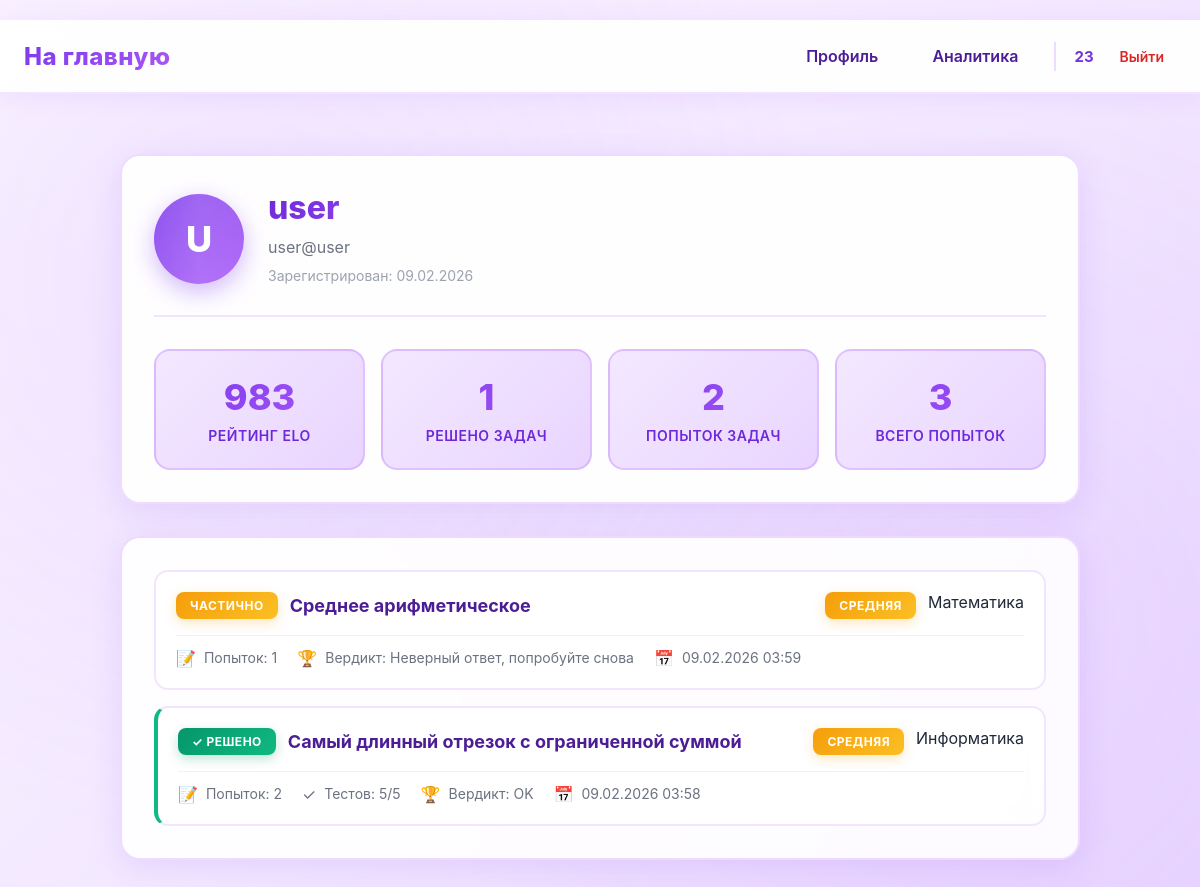
/admin/profile/11 (signed in), run on the app's committed database.
### data/users.py (models this page shows, shortened)
class User(SqlAlchemyBase, UserMixin):
    __tablename__ = 'users'
    id = sqlalchemy.Column(sqlalchemy.Integer,
                           primary_key=True, autoincrement=True)
    name = sqlalchemy.Column(sqlalchemy.String, nullable=True)
    email = sqlalchemy.Column(sqlalchemy.String,
                              index=True, unique=True, nullable=True)
    hashed_password = sqlalchemy.Column(sqlalchemy.String, nullable=True)
    elo_rating = sqlalchemy.Column(sqlalchemy.Float, default=1000)
    admin = sqlalchemy.Column(sqlalchemy.Boolean, default=0)
    ban = sqlalchemy.Column(sqlalchemy.Boolean, default=0)
    created_date = sqlalchemy.Column(sqlalchemy.DateTime,
                                     default=datetime.datetime.now)
    submissions = orm.relationship("Submissions", back_populates="user")

### data/tasks.py (models this page shows)
class Tasks(SqlAlchemyBase):
    __tablename__ = 'tasks'
    id = sqlalchemy.Column(sqlalchemy.Integer,
                           primary_key=True, autoincrement=True)
    subject = sqlalchemy.Column(sqlalchemy.Text, nullable=True)
    title = sqlalchemy.Column(sqlalchemy.Text, nullable=True)
    statement = sqlalchemy.Column(sqlalchemy.Text, nullable=True)
    input_format = sqlalchemy.Column(sqlalchemy.Text, nullable=True)
    output_format = sqlalchemy.Column(sqlalchemy.Text, nullable=True)
    memory_limit = sqlalchemy.Column(sqlalchemy.Integer, nullable=True)
    time_limit = sqlalchemy.Column(sqlalchemy.Integer, nullable=True)
    difficulty = sqlalchemy.Column(sqlalchemy.Text, nullable=True)
    created_at = sqlalchemy.Column(sqlalchemy.DateTime,
                                     default=datetime.datetime.now)
    task_tests = orm.relationship("TaskTest", back_populates='tasks')
    submissions = orm.relationship("Submissions", back_populates="tasks")
    theme = sqlalchemy.Column(sqlalchemy.Text, nullable=True)

### data/submissions.py (models this page shows)
class Submissions(SqlAlchemyBase):
    __tablename__ = 'submissions'
    id = sqlalchemy.Column(sqlalchemy.Integer,
                           primary_key=True, autoincrement=True)
    user_id = sqlalchemy.Column(sqlalchemy.Integer,
                                sqlalchemy.ForeignKey("users.id"))
    task_id = sqlalchemy.Column(sqlalchemy.Integer,
                                sqlalchemy.ForeignKey("tasks.id"))
    total_tests = sqlalchemy.Column(sqlalchemy.Integer, nullable=True)
    verdict = sqlalchemy.Column(sqlalchemy.Text, nullable=True)
    created_at = sqlalchemy.Column(sqlalchemy.DateTime,
                                     default=datetime.datetime.now)
    tasks = orm.relationship('Tasks', back_populates="submissions")
    user = orm.relationship("User", back_populates="submissions")

### main.py (the view)
@app.route('/profile')
@app.route('/profile/<int:user_id>')
@app.route('/admin/profile/<int:user_id>')
@login_required
@user_ban
def profile(user_id=None):
    subject = session.get('subject')
    db_sess = db_session.create_session()
    if user_id is None:
        user = current_user
    else:
        user = db_sess.get(User, user_id)
        if not user:
            abort(404)
    all_submissions = db_sess.query(Submissions).filter(
        Submissions.user_id == user.id
    ).order_by(Submissions.created_at.desc()).all()
    tasks_stats = {}
    for submission in all_submissions:
        task_id = submission.task_id
        task_task = db_sess.get(Tasks, task_id)
        if task_id not in tasks_stats:
            tasks_stats[task_id] = {
                'task': submission.tasks,
                'best_submission': submission,
                'attempts': 1,
                'solved': submission.verdict == "OK",
                'subject': task_task.subject
            }
        else:
            tasks_stats[task_id]['attempts'] += 1
            if task_task.subject == 'информатика':
                if submission.total_tests > tasks_stats[task_id]['best_submission'].total_tests:
                    tasks_stats[task_id]['best_submission'] = submission
            if submission.verdict == "OK":
                tasks_stats[task_id]['solved'] = True
    tasks_stats = tasks_stats.values()
    total_tasks_attempted = len(tasks_stats)
    solved_tasks = sum(1 for t in tasks_stats if t['solved'])
    total_submissions = len(all_submissions)
    return render_template(
        'profile.html',
        user=user,
        tasks_stats=tasks_stats,
        total_tasks_attempted=total_tasks_attempted,
        solved_tasks=solved_tasks,
        total_submissions=total_submissions,
        is_own_profile=(user.id == current_user.id),
        subject=subject
    )

### data/db_session.py (called while the page is built)
def create_session() -> Session:
    global __factory
    return __factory()

### main.py (called while the page is built)
@login_manager.user_loader
def load_user(user_id):
    db_sess = db_session.create_session()
    return db_sess.get(User, user_id)

def user_ban(func):
    @wraps(func)
    def wrapper(*args, **kwargs):
        if current_user.ban:
            abort(403)
        return func(*args, **kwargs)
    return wrapper

### templates/profile.html (shortened to what this page needs)
{% extends "base.html" %}
{% block styles %}
<link rel="stylesheet" href="{{ url_for('static', filename='profile.css') }}">
{% endblock %}
{% block content %}
<div class="profile-container">
    <div class="profile-header">
        <div class="user-info">
            <div class="avatar">{{ user.name[0].upper() }}</div>
            <div class="user-details">
                <h1>{{ user.name }}</h1>
                <p class="email">{{ user.email }}</p>
                <p class="member-since">Зарегистрирован: {{ user.created_date.strftime('%d.%m.%Y') }}</p>
            </div>
        </div>
        <div class="stats-cards">
            <div class="stat-card">
                <div class="stat-value">{{ user.elo_rating|round|int }}</div>
                <div class="stat-label">Рейтинг ELO</div>
            </div>
            <div class="stat-card">
                <div class="stat-value">{{ solved_tasks }}</div>
                <div class="stat-label">Решено задач</div>
            </div>
            <div class="stat-card">
                <div class="stat-value">{{ total_tasks_attempted }}</div>
                <div class="stat-label">Попыток задач</div>
            </div>
            <div class="stat-card">
                <div class="stat-value">{{ total_submissions }}</div>
                <div class="stat-label">Всего попыток</div>
            </div>
        </div>
    </div>
    <div class="profile-content">
        {% if tasks_stats %}
        <div class="tasks-list">
            {% for task_stat in tasks_stats %}
            <div class="task-item {% if task_stat.solved %}solved{% endif %}">
                <div class="task-header">
                    <div class="task-title-section">
                        <span class="status-badge {% if task_stat.solved %}badge-success{% else %}badge-partial{% endif %}">
                            {% if task_stat.solved %}
                                ✓ Решено
                            {% else %}
                                Частично
                            {% endif %}
                        </span>
                        <h3>
                            <a href="/{{ subject }}/task/{{ task_stat.task.id }}">{{ task_stat.task.title }}</a>
                        </h3>
                    </div>
                    <div class="task-meta">
                        <span class="difficulty difficulty-{{ task_stat.task.difficulty|lower }}">
                            {{ task_stat.task.difficulty }}
                        </span>
                        <span class="task-subject">{{ task_stat.subject|capitalize }}</span>
                    </div>
                </div>
                <div class="task-stats">
                    <div class="stat-item">
                        <span class="stat-icon">📝</span>
                        <span>Попыток: {{ task_stat.attempts }}</span>
                    </div>
                    {% if task_stat.best_submission.total_tests != None %}
                    <div class="stat-item">
                        <span class="stat-icon">✓</span>
                        <span>Тестов: {{ task_stat.best_submission.total_tests }}/5</span>
                    </div>
                    {% endif %}
                    <div class="stat-item">
                        <span class="stat-icon">🏆</span>
                        <span>Вердикт: {{ task_stat.best_submission.verdict }}</span>
                    </div>
                    <div class="stat-item">
                        <span class="stat-icon">📅</span>
                        <span>{{ task_stat.best_submission.created_at.strftime('%d.%m.%Y %H:%M') }}</span>
                    </div>
                </div>
            </div>
            {% endfor %}
        </div>
        {% endif %}
    </div>
</div>
{% endblock %}

### templates/base.html (shortened to what this page needs)
﻿<!doctype html>
<html lang="ru">
<head>
    <link rel="stylesheet" href="{{ url_for('static', filename='base.css') }}">
    {% block styles %}{% endblock %}
</head>
<body>
<header class="site-header">
    <nav class="navbar">
        <div class="nav-left">
            {% if session.get('subject') and session.get('subject') != 'subject' %}
            <a class="logo" href="/{{ session.get('subject') }}/">На главную</a>
            {% else %}
            <a class="logo" href="/">На главную</a>
            {% endif %}
        </div>
        <div class="nav-right">
            {% if current_user.is_authenticated %}
                <a class="nav-link" href="/profile">Профиль</a>
                <a class="nav-link" href="/analytics">Аналитика</a>
                <div class="user-menu">
                    <span class="username">{{ current_user.name }}</span>
                    <a class="logout" href="/logout">Выйти</a>
                </div>
            {% else %}
                <a class="btn btn-outline" href="/login">Войти</a>
                <a class="btn btn-primary" href="/register">Регистрация</a>
            {% endif %}
        </div>
    </nav>
</header>
<main class="page-content">
    {% block content %}{% endblock %}
</main>
</body>
</html>

### static/base.css (style rules this page uses)
* { box-sizing: border-box; margin: 0; padding: 0; font-family: "Inter", "Segoe UI", Arial, sans-serif; }
body { background: linear-gradient(135deg, #faf5ff 0%, #f3e8ff 50%, #e9d5ff 100%); background-attachment: fixed; color: #1f2937; min-height: 100vh; position: relative; }
body::before { content: ''; position: fixed; top: 0; left: 0; right: 0; bottom: 0; background: radial-gradient(circle at 20% 30%, rgba(168, 85, 247, 0.08) 0%, transparent 50%), radial-gradient(circle at 80% 70%, rgba(192, 132, 252, 0.08) 0%, transparent 50%), radial-gradient(circle at 50% 50%, rgba(233, 213, 255, 0.1) 0%, transparent 50%); pointer-events: none; z-index: 0; }
.site-header { background: rgba(255, 255, 255, 0.95); backdrop-filter: blur(20px); border-bottom: 2px solid rgba(168, 85, 247, 0.15); box-shadow: 0 4px 20px rgba(168, 85, 247, 0.1); position: relative; z-index: 100; }
.navbar { max-width: 1200px; margin: 0 auto; padding: 16px 24px; display: flex; align-items: center; justify-content: space-between; }
.logo { font-size: 24px; font-weight: 800; text-decoration: none; background: linear-gradient(135deg, #7c3aed, #a855f7); -webkit-background-clip: text; -webkit-text-fill-color: transparent; background-clip: text; letter-spacing: 0.5px; transition: all 0.3s ease; position: relative; }
.logo::after { content: ''; position: absolute; bottom: -4px; left: 0; width: 0; height: 3px; background: linear-gradient(90deg, #7c3aed, #a855f7); border-radius: 2px; transition: width 0.3s ease; }
.nav-left, .nav-right { display: flex; align-items: center; gap: 18px; position: relative; z-index: 10; }
.nav-link { text-decoration: none; color: #4c1d95; font-weight: 600; padding: 10px 18px; border-radius: 12px; transition: all 0.3s ease; position: relative; background: transparent; }
.user-menu { display: flex; align-items: center; gap: 14px; padding-left: 18px; border-left: 2px solid rgba(168, 85, 247, 0.2); }
.username { font-size: 15px; font-weight: 700; color: #5b21b6; background: linear-gradient(135deg, #6d28d9, #7c3aed); -webkit-background-clip: text; -webkit-text-fill-color: transparent; background-clip: text; }
.logout { text-decoration: none; font-size: 14px; color: #dc2626; font-weight: 600; padding: 6px 12px; border-radius: 8px; transition: all 0.2s ease; }
.page-content { max-width: 1200px; margin: 40px auto; padding: 0 20px; position: relative; z-index: 10; animation: fadeIn 0.6s ease-out; }
h1, h2, h3, h4, h5, h6 { color: #5b21b6; font-weight: 800; }
p { color: #374151; line-height: 1.6; }
a { color: #7c3aed; }

### data on the page
User: name "23"
User: name "U", name "user", email "user@user", created_date "09.02.2026", elo_rating "983"
Tasks: shows "ЧАСТИЧНО", task "Среднее арифметическое", task.difficulty "СРЕДНЯЯ", subject "Математика", attempts "1", best_submission.verdict "Неверный ответ, попробуйте снова", best_submission.created_at "09.02.2026 03:59"
Tasks: shows "✓ РЕШЕНО", task "Самый длинный отрезок с ограниченной суммой", task.difficulty "СРЕДНЯЯ", subject "Информатика", attempts "2", best_submission.total_tests "5", best_submission.verdict "OK", best_submission.created_at "09.02.2026 03:58"

### other printed values
{{ solved_tasks }} "1"
{{ total_tasks_attempted }} "2"
{{ total_submissions }} "3"
